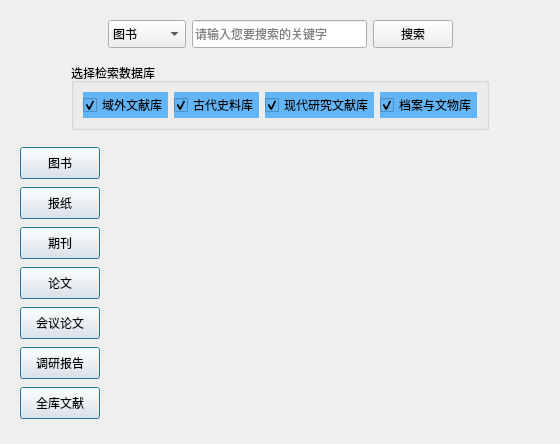
<?xml version="1.0" encoding="UTF-8"?>
<ui version="4.0">
 <class>searchWidget</class>
 <widget class="QWidget" name="searchWidget">
  <property name="geometry">
   <rect>
    <x>0</x>
    <y>0</y>
    <width>560</width>
    <height>444</height>
   </rect>
  </property>
  <property name="windowTitle">
   <string>Form</string>
  </property>
  <layout class="QVBoxLayout" name="verticalLayout" stretch="1,1,8">
   <item>
    <widget class="QWidget" name="widget_3" native="true">
     <layout class="QVBoxLayout" name="verticalLayout_2" stretch="4,1,1">
      <item>
       <spacer name="verticalSpacer">
        <property name="orientation">
         <enum>Qt::Vertical</enum>
        </property>
        <property name="sizeHint" stdset="0">
         <size>
          <width>20</width>
          <height>28</height>
         </size>
        </property>
       </spacer>
      </item>
      <item>
       <layout class="QHBoxLayout" name="horizontalLayout_2" stretch="4,2,8,2,4">
        <item>
         <spacer name="horizontalSpacer">
          <property name="orientation">
           <enum>Qt::Horizontal</enum>
          </property>
          <property name="sizeHint" stdset="0">
           <size>
            <width>40</width>
            <height>20</height>
           </size>
          </property>
         </spacer>
        </item>
        <item>
         <widget class="QComboBox" name="comBox_WhatkindSearchFor">
          <property name="minimumSize">
           <size>
            <width>0</width>
            <height>28</height>
           </size>
          </property>
          <item>
           <property name="text">
            <string>图书</string>
           </property>
          </item>
          <item>
           <property name="text">
            <string>期刊</string>
           </property>
          </item>
          <item>
           <property name="text">
            <string>报纸</string>
           </property>
          </item>
          <item>
           <property name="text">
            <string>论文</string>
           </property>
          </item>
          <item>
           <property name="text">
            <string>会议论文</string>
           </property>
          </item>
          <item>
           <property name="text">
            <string>调研报告</string>
           </property>
          </item>
          <item>
           <property name="text">
            <string>全库文献</string>
           </property>
          </item>
         </widget>
        </item>
        <item>
         <widget class="QLineEdit" name="lineEdit_WhatSearch">
          <property name="minimumSize">
           <size>
            <width>0</width>
            <height>28</height>
           </size>
          </property>
          <property name="toolTip">
           <string>输入查询内容</string>
          </property>
          <property name="statusTip">
           <string/>
          </property>
          <property name="whatsThis">
           <string/>
          </property>
          <property name="text">
           <string/>
          </property>
          <property name="placeholderText">
           <string>请输入您要搜索的关键字</string>
          </property>
         </widget>
        </item>
        <item>
         <widget class="QPushButton" name="btn_Search">
          <property name="sizePolicy">
           <sizepolicy hsizetype="Minimum" vsizetype="Maximum">
            <horstretch>0</horstretch>
            <verstretch>0</verstretch>
           </sizepolicy>
          </property>
          <property name="minimumSize">
           <size>
            <width>0</width>
            <height>28</height>
           </size>
          </property>
          <property name="text">
           <string>搜索</string>
          </property>
          <property name="icon">
           <iconset resource="../RES/img.qrc">
            <normaloff>:/PIC/search.png</normaloff>:/PIC/search.png</iconset>
          </property>
         </widget>
        </item>
        <item>
         <spacer name="horizontalSpacer_2">
          <property name="orientation">
           <enum>Qt::Horizontal</enum>
          </property>
          <property name="sizeHint" stdset="0">
           <size>
            <width>40</width>
            <height>20</height>
           </size>
          </property>
         </spacer>
        </item>
       </layout>
      </item>
      <item>
       <spacer name="verticalSpacer_2">
        <property name="orientation">
         <enum>Qt::Vertical</enum>
        </property>
        <property name="sizeHint" stdset="0">
         <size>
          <width>20</width>
          <height>5</height>
         </size>
        </property>
       </spacer>
      </item>
     </layout>
    </widget>
   </item>
   <item>
    <layout class="QHBoxLayout" name="horizontalLayout_5" stretch="4,12,4">
     <item>
      <spacer name="horizontalSpacer_3">
       <property name="orientation">
        <enum>Qt::Horizontal</enum>
       </property>
       <property name="sizeHint" stdset="0">
        <size>
         <width>40</width>
         <height>20</height>
        </size>
       </property>
      </spacer>
     </item>
     <item>
      <widget class="QGroupBox" name="groupBox">
       <property name="title">
        <string>选择检索数据库</string>
       </property>
       <property name="flat">
        <bool>false</bool>
       </property>
       <property name="checkable">
        <bool>false</bool>
       </property>
       <layout class="QHBoxLayout" name="horizontalLayout_4" stretch="0,0,0,0">
        <item>
         <widget class="QCheckBox" name="checkBox_YUWAI">
          <property name="minimumSize">
           <size>
            <width>0</width>
            <height>26</height>
           </size>
          </property>
          <property name="styleSheet">
           <string notr="true">background-color: rgb(100, 181, 246);</string>
          </property>
          <property name="text">
           <string>域外文献库</string>
          </property>
          <property name="checked">
           <bool>true</bool>
          </property>
          <property name="tristate">
           <bool>false</bool>
          </property>
         </widget>
        </item>
        <item>
         <widget class="QCheckBox" name="checkBox_GUSHI">
          <property name="minimumSize">
           <size>
            <width>0</width>
            <height>26</height>
           </size>
          </property>
          <property name="styleSheet">
           <string notr="true">background-color: rgb(100, 181, 246);</string>
          </property>
          <property name="text">
           <string>古代史料库</string>
          </property>
          <property name="checked">
           <bool>true</bool>
          </property>
         </widget>
        </item>
        <item>
         <widget class="QCheckBox" name="checkBox_XIANDAI">
          <property name="minimumSize">
           <size>
            <width>0</width>
            <height>26</height>
           </size>
          </property>
          <property name="styleSheet">
           <string notr="true">background-color: rgb(100, 181, 246);</string>
          </property>
          <property name="text">
           <string>现代研究文献库</string>
          </property>
          <property name="checked">
           <bool>true</bool>
          </property>
         </widget>
        </item>
        <item>
         <widget class="QCheckBox" name="checkBox_DANGAN">
          <property name="minimumSize">
           <size>
            <width>0</width>
            <height>26</height>
           </size>
          </property>
          <property name="styleSheet">
           <string notr="true">background-color: rgb(100, 181, 246);</string>
          </property>
          <property name="text">
           <string>档案与文物库</string>
          </property>
          <property name="checked">
           <bool>true</bool>
          </property>
          <property name="autoRepeat">
           <bool>false</bool>
          </property>
         </widget>
        </item>
       </layout>
      </widget>
     </item>
     <item>
      <spacer name="horizontalSpacer_4">
       <property name="orientation">
        <enum>Qt::Horizontal</enum>
       </property>
       <property name="sizeHint" stdset="0">
        <size>
         <width>40</width>
         <height>20</height>
        </size>
       </property>
      </spacer>
     </item>
    </layout>
   </item>
   <item>
    <layout class="QHBoxLayout" name="horizontalLayout_3" stretch="16">
     <item>
      <layout class="QHBoxLayout" name="horizontalLayout" stretch="0">
       <item>
        <widget class="QWidget" name="ResultWidget" native="true">
         <layout class="QHBoxLayout" name="horizontalLayout_7" stretch="2,10,2">
          <item>
           <layout class="QVBoxLayout" name="verticalLayout_5">
            <item>
             <widget class="QPushButton" name="btn_bookDB">
              <property name="minimumSize">
               <size>
                <width>0</width>
                <height>32</height>
               </size>
              </property>
              <property name="text">
               <string>图书</string>
              </property>
              <property name="default">
               <bool>true</bool>
              </property>
              <property name="flat">
               <bool>false</bool>
              </property>
             </widget>
            </item>
            <item>
             <widget class="QPushButton" name="btn_newsPaparDB">
              <property name="minimumSize">
               <size>
                <width>0</width>
                <height>32</height>
               </size>
              </property>
              <property name="text">
               <string>报纸</string>
              </property>
              <property name="default">
               <bool>true</bool>
              </property>
              <property name="flat">
               <bool>false</bool>
              </property>
             </widget>
            </item>
            <item>
             <widget class="QPushButton" name="btn_periodDB">
              <property name="minimumSize">
               <size>
                <width>0</width>
                <height>32</height>
               </size>
              </property>
              <property name="text">
               <string>期刊</string>
              </property>
              <property name="default">
               <bool>true</bool>
              </property>
              <property name="flat">
               <bool>false</bool>
              </property>
             </widget>
            </item>
            <item>
             <widget class="QPushButton" name="btn_ThesisDB">
              <property name="minimumSize">
               <size>
                <width>0</width>
                <height>32</height>
               </size>
              </property>
              <property name="text">
               <string>论文</string>
              </property>
              <property name="default">
               <bool>true</bool>
              </property>
              <property name="flat">
               <bool>false</bool>
              </property>
             </widget>
            </item>
            <item>
             <widget class="QPushButton" name="btn_conferencePaperDB">
              <property name="minimumSize">
               <size>
                <width>0</width>
                <height>32</height>
               </size>
              </property>
              <property name="text">
               <string>会议论文</string>
              </property>
              <property name="default">
               <bool>true</bool>
              </property>
              <property name="flat">
               <bool>false</bool>
              </property>
             </widget>
            </item>
            <item>
             <widget class="QPushButton" name="btn_reportDB">
              <property name="minimumSize">
               <size>
                <width>0</width>
                <height>32</height>
               </size>
              </property>
              <property name="text">
               <string>调研报告</string>
              </property>
              <property name="default">
               <bool>true</bool>
              </property>
              <property name="flat">
               <bool>false</bool>
              </property>
             </widget>
            </item>
            <item>
             <widget class="QPushButton" name="btn_allDB">
              <property name="minimumSize">
               <size>
                <width>0</width>
                <height>32</height>
               </size>
              </property>
              <property name="text">
               <string>全库文献</string>
              </property>
              <property name="default">
               <bool>true</bool>
              </property>
              <property name="flat">
               <bool>false</bool>
              </property>
             </widget>
            </item>
           </layout>
          </item>
          <item>
           <layout class="QVBoxLayout" name="TableViewLayout"/>
          </item>
          <item>
           <layout class="QVBoxLayout" name="verticalLayout_4"/>
          </item>
         </layout>
        </widget>
       </item>
      </layout>
     </item>
    </layout>
   </item>
  </layout>
 </widget>
 <resources>
  <include location="../RES/img.qrc"/>
 </resources>
 <connections/>
</ui>
